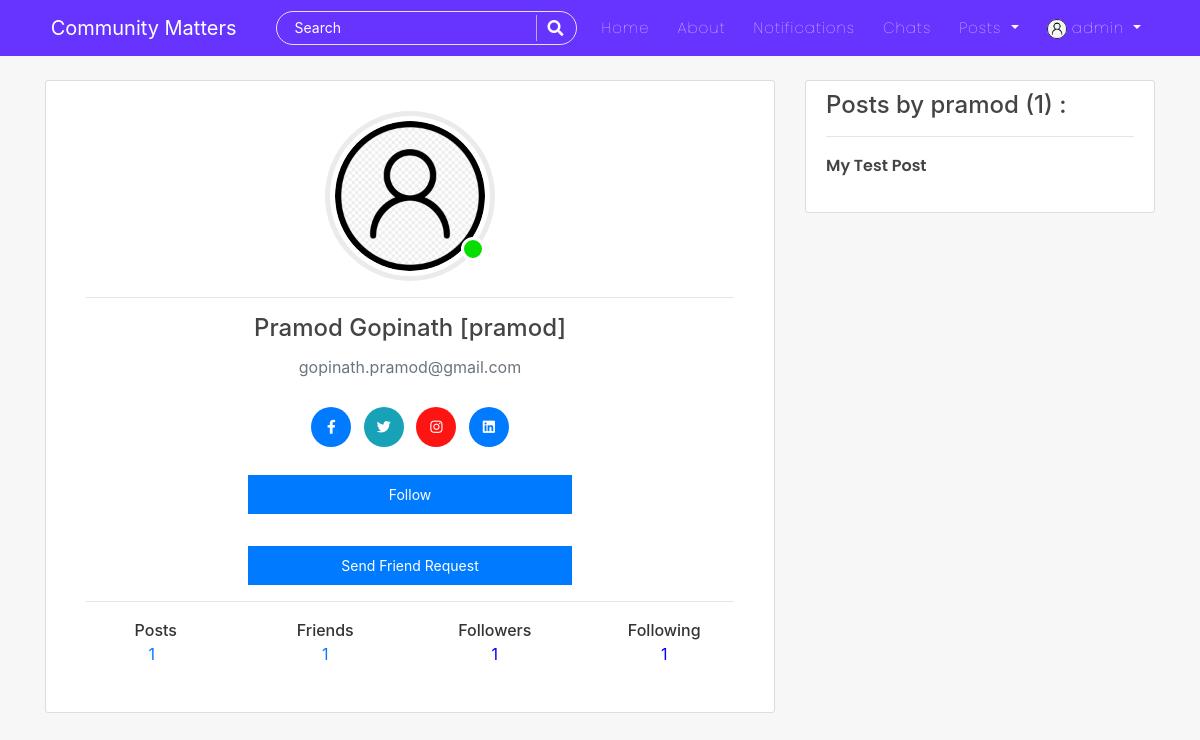
The page /user/1/ (signed in) on the database its author committed.
### users/models.py (models this page shows, shortened)
class Profile(models.Model):
    user = models.OneToOneField(User, on_delete=models.CASCADE)
    is_online = models.BooleanField(default=False)
    following = models.ManyToManyField(User, related_name="following", blank=True)
    friends = models.ManyToManyField(User, related_name='my_friends', blank=True)
    bio = models.CharField(default="",blank=True,null=True,max_length=350)
    date_of_birth = models.CharField(blank=True,max_length=150)
    updated = models.DateTimeField(auto_now=True)
    created = models.DateTimeField(auto_now_add=True)
    image = models.ImageField(default='default.jpg', upload_to='profile_pics',blank=True, null=True)
    def profile_posts(self):
        return self.user.post_set.all()
    def __str__(self):
        return f'{self.user.username} Profile'

### blog/models.py (models this page shows, shortened)
class Post(models.Model):
    title = models.CharField(max_length=150)
    content = RichTextField(blank=True, null=True)
    date_posted = models.DateTimeField(default=timezone.now)
    date_updated = models.DateTimeField(auto_now=True)
    author = models.ForeignKey(User, on_delete=models.CASCADE)
    likes = models.ManyToManyField(User, related_name="blogpost", blank=True)
    saves = models.ManyToManyField(User, related_name="blogsave", blank=True)

### users/views.py (the view, shortened to what this page needs)
# urls.py: path('<int:pk>/', views.ProfileDetailView.as_view(), name='profile-detail-view'),
class ProfileDetailView(LoginRequiredMixin,DetailView):
    model = Profile
    template_name = "users/user_profile_details.html"
    context_object_name = "profiles"
    def get_object(self,**kwargs):
        pk = self.kwargs.get("pk")
        view_profile = Profile.objects.get(pk=pk)
        return view_profile
    def get_context_data(self, **kwargs):
        context = super().get_context_data(**kwargs)
        view_profile = self.get_object()
        my_profile = Profile.objects.get(user=self.request.user)
        if view_profile.user in my_profile.following.all():
            follow = True
        else:
            follow = False
        context["follow"] = follow
        account = view_profile.user
        try:
            friend_list = FriendList.objects.get(user=account)
        except FriendList.DoesNotExist:
            friend_list = FriendList(user=account)
            friend_list.save()
        friends = friend_list.friends.all()
        context['friends']=friends
        is_self = True
        is_friend = False
        request_sent = FriendRequestStatus.NO_REQUEST_SENT.value
        friend_requests = None
        user=self.request.user
        if user.is_authenticated and user!=account:
            is_self = False
            if friends.filter(pk=user.id):
                is_friend = True
            else:
                is_friend = False
                if get_friend_request_or_false(sender=account, receiver=user) != False:
                    request_sent = FriendRequestStatus.THEM_SENT_TO_YOU.value
                    context['pending_friend_request_id'] = get_friend_request_or_false(sender=account, receiver=user).pk
                elif get_friend_request_or_false(sender=user, receiver=account) != False:
                    request_sent = FriendRequestStatus.YOU_SENT_TO_THEM.value
                else:
                    request_sent = FriendRequestStatus.NO_REQUEST_SENT.value
        elif not user.is_authenticated:
            is_self = False
        else:
            try:
                friend_requests = FriendRequest.objects.filter(receiver=user, is_active=True)
            except:
                pass
        context['request_sent'] = request_sent
        context['is_friend'] = is_friend
        context['is_self'] = is_self
        context['friend_requests'] = friend_requests
        return context

### friend/models.py (called while the page is built)
    def __str__(self):
        return self.user.username

### friend/utils.py (called while the page is built)
def get_friend_request_or_false(sender, receiver):
    try:
        return FriendRequest.objects.get(sender=sender, receiver=receiver, is_active=True)
    except FriendRequest.DoesNotExist:
        return False

### users/templates/users/user_profile_details.html (shortened to what this page needs)
{% extends "blog/base.html" %}
{% block content %}
<div class="col-md-8">
<div class="content-section" style="width: 100%">
    <div class="account-img-container">
        <div class="img-cont">
            <img class="rounded-circle account-img" src="{{object.user.profile.image.url}}" alt="image">
            {% if object.user.profile.is_online %}
                <div class="online-circle"></div>
            {% else %}
                <div class="offline-circle"></div>
            {% endif %}
        </div>
    </div>
    <div class="card-body">
        <hr>
        <h4 class="card-title text-center">{{object.user.first_name}} {{object.user.last_name}} [{{object.user.username}}]</h4>
        <p class="card-text text-center text-muted">{{object.user.email}}</p>
		<ul class="social-links list-inline text-center m-4">
			<li class="list-inline-item m-1"><a title="" data-placement="top" data-toggle="tooltip" class="tooltips btn-primary" href="" data-original-title="Facebook"><i class="fab fa-facebook-f"></i></a></li>
			<li class="list-inline-item m-1"><a title="" data-placement="top" data-toggle="tooltip" class="tooltips btn-info" href="" data-original-title="Twitter"><i class="fab fa-twitter"></i></a></li>
			<li class="list-inline-item m-1"><a title="" data-placement="top" data-toggle="tooltip" class="tooltips btn-danger" href="" data-original-title="Skype"><i class="fab fa-instagram"></i></a></li>
			<li class="list-inline-item m-1"><a title="" data-placement="top" data-toggle="tooltip" class="tooltips btn-primary" href="" data-original-title="Linkedin"><i class="fab fa-linkedin"></i></a></li>
		</ul>
        <div class="text-center">
            {% if object.user != user %}
                {% if follow %}
                    <form action="{% url 'follow-unfollow-view' %}" method='POST'>
                        {% csrf_token %}
                        <input type="hidden" name="profile_pk" value={{object.pk}}>
                        <button type="submit" class="btn btn-danger mb-2 w-50">Unfollow</button>
                    </form>
                {% else %}
                    <form action="{% url 'follow-unfollow-view' %}" method='POST'>
                        <button type="submit" class="btn btn-primary mb-2 w-50">Follow</button>
                    </form>
                {% endif %}
            {% endif %}
			{% if is_friend == False and is_self == False %}
				{% if request_sent == -1 %}
					<div class="d-flex flex-column align-items-center pt-4">
						<button class="btn btn-primary w-50" id="id_send_friend_request_btn">
							Send Friend Request
						</button>
					</div>
				{% endif %}
			{% endif %}
        </div>
        <hr>
        <div class="m-t-10 p-15 text-center">
            <div class="row">
                <div class="col">
                    <span class="h6">Posts</span>
                    <p><a class="mr-2" href="{% url 'user-posts' object.user %}">{{object.profile_posts.count}}</a></p>
                </div>
                <div class="col">
                    <span class="h6">Friends</span>
                    <p title="Friends">
                        <a href="{% url 'friend:list' object.user.id %}">{{friends|length}}</a>
                    </p>
                </div>
                <div class="col">
                    <span class="h6">Followers</span>
                    <p style="cursor:pointer; color: blue;" data-toggle="modal" data-target="#exampleModal" data-contents="{{object.user.following.all}}" data-title="Followers" title="Followers">{{object.user.following.count}}</p>
                </div>
                <div class="col">
                    <span class="h6">Following</span>
					<p style="cursor:pointer; color: blue;" data-toggle="modal" data-target="#exampleModal" data-contents="{{object.user.profile.following.all}}" data-title="Following" title="Following">{{object.user.profile.following.count}}</p>
                </div>
            </div>
        </div>
    </div>
</div>
<br>
<br>
</div>
<div class="col-md-4">
    <div class="content-section">
		<h4>Posts by {{object.user}} ({{object.profile_posts.count}}) : </h4>
		{% for post in object.profile_posts %}
			<hr>
			<div>
				<a class="article-title" href="{% url 'post-detail' post.id %}">{{ post.title }}</a>
			</div>
		{% endfor %}
		<br>
	</div>
</div>
{% endblock %}

### blog/templates/blog/navbar.html (shortened to what this page needs)
<nav class="navbar navbar-expand-lg navbar-dark bg-steel fixed-top">
    <div class="container">
      <a class="navbar-brand mr-4 pr-3" href="/"><img src="https://e7.pngegg.com/pngimages/359/743/png-clipart-logo-community-text-logo-thumbnail.png" width="50px" alt=""> Community Matters</a>
      <div class="collapse navbar-collapse" id="navbarToggle">
        <div class="navbar-nav mr-auto">
          <div id="searchbar" >
            <form method="GET" action="/search">
              <input required name="query" id="search" type="text" placeholder="Search">
              <button class="search-btn" type="submit"><i class="fas fa-search"></i></button>
            </form>
          </div>
        </div>
        <div class="navbar-nav">
          <a class="nav-item nav-link" href="{% url 'blog-home' %}">Home</a>
          <a class="nav-item nav-link" href="{% url 'blog-about' %}">About</a>
          {% if user.is_authenticated %}
          <a class="nav-item nav-link" href="{% url 'show-notifications' %}">Notifications</a>
          <a class="nav-item nav-link" href="{% url 'room-enroll' %}">Chats</a>
          <div class="dropdown">
            <a class="dropdown-toggle nav-link" href="#" role="button" id="dropdownMenuLink1" data-toggle="dropdown" aria-haspopup="true" aria-expanded="false">
              Posts
            </a>
          </div>
          {% endif %}
          {% if user.is_authenticated %}
            <div class="dropdown">
              <a class="dropdown-toggle nav-link" href="#" role="button" id="dropdownMenuLink2" data-toggle="dropdown" aria-haspopup="true" aria-expanded="false">
                <img class="rounded-circle" style="height: 20px; width: 20px;" src="{{user.profile.image.url}}" alt="">&nbsp;{{user|truncatechars:"10"}}
              </a>
            </div>
          {% else %}
            <a class="nav-item nav-link" href="{% url 'account_login' %}">Login</a>
            <a class="nav-item nav-link" href="{% url 'register' %}">Register</a>
          {% endif %}
        </div>
      </div>
    </div>
</nav>

### blog/static/blog/main.css (style rules this page uses)
body { background: #f7f7f7; color: #333333; margin-top: 5rem; scroll-behavior: smooth; }
h1, h2, h3, h4, h5, h6 { color: #444444; }
ul { margin: 0; }
.bg-steel { background: #6633FF; }
.site-header .navbar-nav .nav-link { color: #ffffff; font-family:'Poppins'; font-weight: 100; margin: 0px 6px; font-size: 15px; letter-spacing: 1px; }
.content-section { background: #ffffff; padding: 10px 20px; border: 1px solid #dddddd; border-radius: 3px; margin-bottom: 20px; }
.article-title { color: #444444; font-family: 'poppins'; font-weight: 600; }
.account-img { height: 170px; width: 170px; margin: 20px; padding: 5px; margin-bottom: 0px; transform: translate(-20px,0px); border: 5px solid #ebebeb; }
.online-circle { width: 24px; height: 24px; border-radius: 50%; background-color:#07dd00; border: 3px solid white; bottom: 0; right: 10px; position: absolute; }
.img-cont { height: 170px; width: 170px; position: relative; }
.account-img-container { display: flex; align-items: center; justify-content: center; }
#searchbar form { width: auto; display: flex; flex-direction: row; border-radius: 50px; padding: 3px 15px; background-color: transparent; border: 1px solid #e4e4e4; margin-right: 10px; }
#searchbar form input::placeholder { color: #fff; font-size: 14px; }
#searchbar form input { border: none; outline: none; color: #fff; font-size: 15px; flex: 1; background-color:transparent; }
.search-btn { color:#fff; border: none; width: 25px; padding-left: 10px; border-left: 1px solid rgba(202, 202, 202, 0.829); outline: none; background-color: transparent; }
.search-btn i { font-size: 16px; }
.btn { border-radius: 0px; padding: 8px 15px; font-size: 14px; }
.btn-danger { background-color: rgb(255, 20, 20); color: rgb(255, 255, 255); }

### users/templates/users/user_profile_details.html (style rules this page uses)
.social-links li a { border-radius: 50%; color: rgba(255, 255, 255); display: inline-block; height: 40px; line-height: 35px; border: 2px solid transparent; text-align: center; width: 40px; font-size: 14px; }

### rows shown on the page
Profile: user.profile.image (placeholder picture), user.first_name "Pramod", user.last_name "Gopinath", user.username "pramod", user.email "gopinath.pramod@gmail.com", profile_posts.count "1", user.following.count "1", user.profile.following.count "1", user "pramod"
Post: title "My Test Post"

### other values the page prints
{{ user|truncatechars:"10" }} "admin"
{{ friends|length }} "1"
